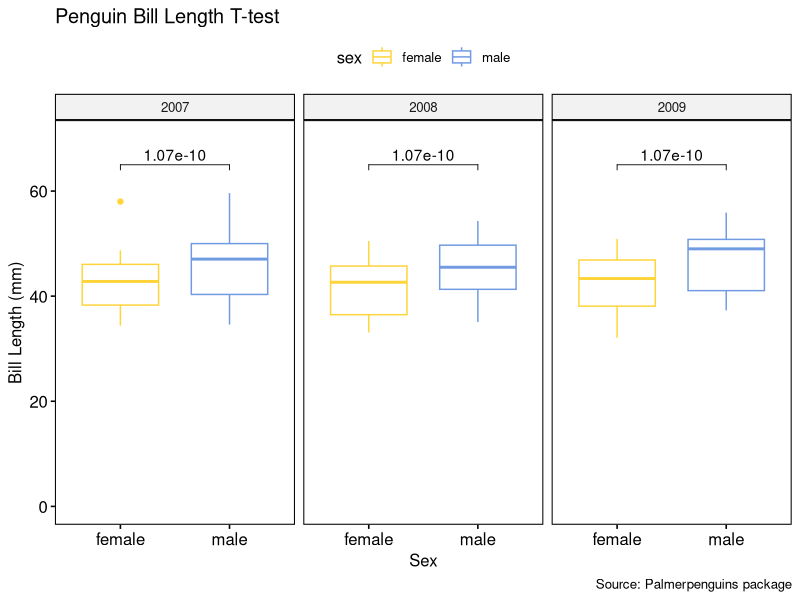
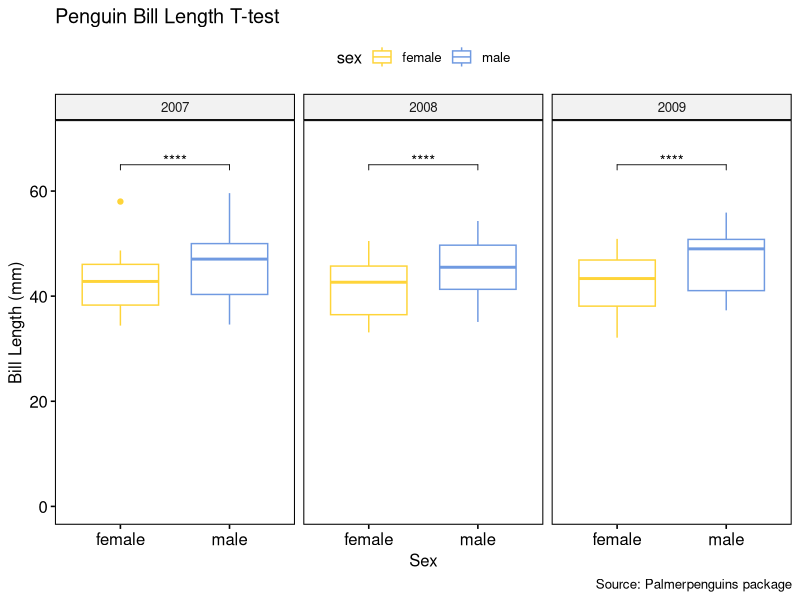
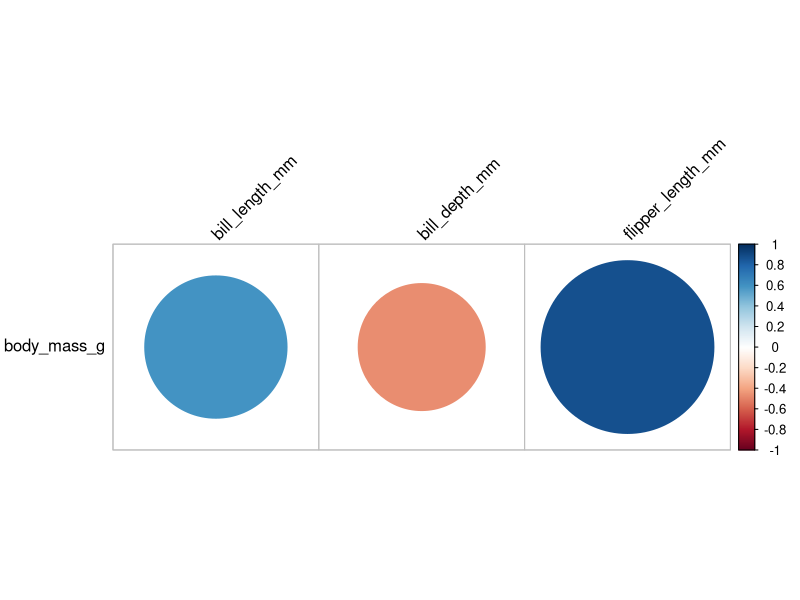

These figures' R source, in order:
## ---- chunk 1
knitr::opts_chunk$set(echo = TRUE, message = FALSE, warning = FALSE, fig.path = "../Output/")
## ---- chunk 2
library(tidyverse)
library(rstatix)
library(here)
library(ggplot2)
library(palmerpenguins)
library(ggpubr)
## ---- chunk 3
#Full summary statistics
fullsum_penguins <- penguins %>% 
  get_summary_stats(year)
fullsum_penguins

#Grouped data summary statistics ; showing only common summary
groupsum_penguins <- penguins %>% 
  group_by(bill_length_mm, bill_depth_mm) %>% 
  get_summary_stats(year, type = "common")
groupsum_penguins

#Robust summary statistics
robustsum_penguins <- penguins %>% 
  get_summary_stats(year, type = "robust")
robustsum_penguins
#Summary statistics of only the mean and sd
meansdsum_penguins <- penguins %>% 
  get_summary_stats(year, type = "mean_sd")
meansdsum_penguins
## ---- chunk 4
#Outlier of palmer penguin data for bill length (mm) 
outliers1 <- penguins %>%
  group_by(species)%>%
  identify_outliers(bill_length_mm)
view(outliers1)

#Outlier of palmer penguin data for bill depth (mm)
outliers2 <- penguins %>%
  group_by(species)%>%
  identify_outliers(bill_depth_mm)
view(outliers2)
## ---- chunk 5
#Shapiro test function
normality <- penguins %>%
  group_by(species) %>%
  shapiro_test(bill_length_mm, bill_depth_mm, body_mass_g, flipper_length_mm)
view(normality)

## ---- chunk 6
## one-sample t-test
t_test1 <- penguins %>% 
  t_test(bill_length_mm ~ 1, mu = 0)
view(t_test1)

## two-samples paired t_test
t_test2 <- penguins %>% 
  t_test(bill_length_mm ~ sex) 
view(t_test2)

## How would you compute an unpaired t-test? Discuss with your neighbor
## ---- chunk 7
## First we need to install load the ggpubr package
## Next step is to remove any unwanted NAs from data and plot, so we need to have a clean data set
penguins_clean1 <- penguins %>% 
  drop_na(sex)  ### dropping NAs from the sex column ###
view(penguins_clean1)

## t-test plot with brackets
ggboxplot(penguins_clean1, x = "sex", y = "bill_length_mm", 
          color = "sex", palette = "simpsons", 
          facet.by = "year", ylim = c(0,70)) +
  stat_pvalue_manual(t_test2, label = "p", y.position = 65) + 
  labs(title = "Penguin Bill Length T-test", 
       x = "Sex", y = "Bill Length (mm)", 
       caption = "Source: Palmerpenguins package")
  ### to remove brackets, use "remove.bracket = TRUE" within the stat_pvalue_manual function
## ---- chunk 8
## t-test plot that shows significance 
ggboxplot(penguins_clean1, x = "sex", y = "bill_length_mm", 
          color = "sex", palette = "simpsons", 
          facet.by = "year", ylim = c(0,70)) +
  stat_pvalue_manual(t_test2, label = "p.adj.signif", y.position = 65) +
  labs(title = "Penguin Bill Length T-test", 
       x = "Sex", y = "Bill Length (mm)", 
       caption = "Source: Palmerpenguins package")
  ### changes label from "p" to "p.adj.signif" ###
## ---- chunk 9
penguin_clean <- penguins %>% 
  drop_na()

#t-test effect size for one sample
effect_one <- penguins %>% 
  cohens_d(body_mass_g ~ 1, mu = 3775)
effect_one

#T-test effect size for two independent samples
effect_two <-penguin_clean %>% 
  cohens_d(bill_length_mm ~ sex, var.equal = TRUE) 
effect_two
## ---- chunk 10
#for ANOVA testing, it is best to not have any NAs in the data
penguins_clean <- penguins %>%
  drop_na() 

#one-way ANOVA
#variable: bill length
#can get anova table in the console by using get_anova_table
#objecting the test helps to open the anova table in a new tab
one_way_pens <-penguins_clean %>%
  anova_test(year ~ bill_length_mm)
get_anova_table(one_way_pens, correction = "none")

#correction is used only in repeated measures and it refers to the degrees of freedom reported for the within-subject factors


#grouped one-way ANOVA
#grouping by species
group_anova <- penguins_clean %>%
  group_by(species) %>%
  anova_test(year ~ bill_length_mm)
get_anova_table(group_anova)


#two-way ANOVA
#two variables: bill length and depth
two_way_pens <- penguins_clean %>%
  anova_test(year ~ bill_length_mm*bill_depth_mm)
get_anova_table(two_way_pens, correction = "none")


#grouped two-way ANOVA
group_twopens <- penguins_clean %>%
  group_by(species) %>%
  anova_test(year ~ bill_length_mm*bill_depth_mm)
get_anova_table(group_twopens)
## ---- chunk 11
#again using a dataset where we dropped the NAs -> penguins_clean

corpens <-penguins_clean %>%
  cor_test(bill_length_mm, method = "pearson")
view(corpens)

#can group by species
corgroup <- penguins_clean %>%
  group_by(species) %>%
  cor_test(bill_length_mm, bill_depth_mm, method = "pearson")
view(corgroup)

## ---- chunk 12
data <- penguins_clean %>%
  select(species, bill_length_mm, bill_depth_mm, flipper_length_mm, body_mass_g)
view(data)

cordata <- data %>% cor_test(body_mass_g, method = "pearson")
cordata

#creating a correlation matrix
cormatpens <- data %>% 
  cor_mat(body_mass_g, method = "pearson") %>%
  cor_plot()
view(cormatpens)
